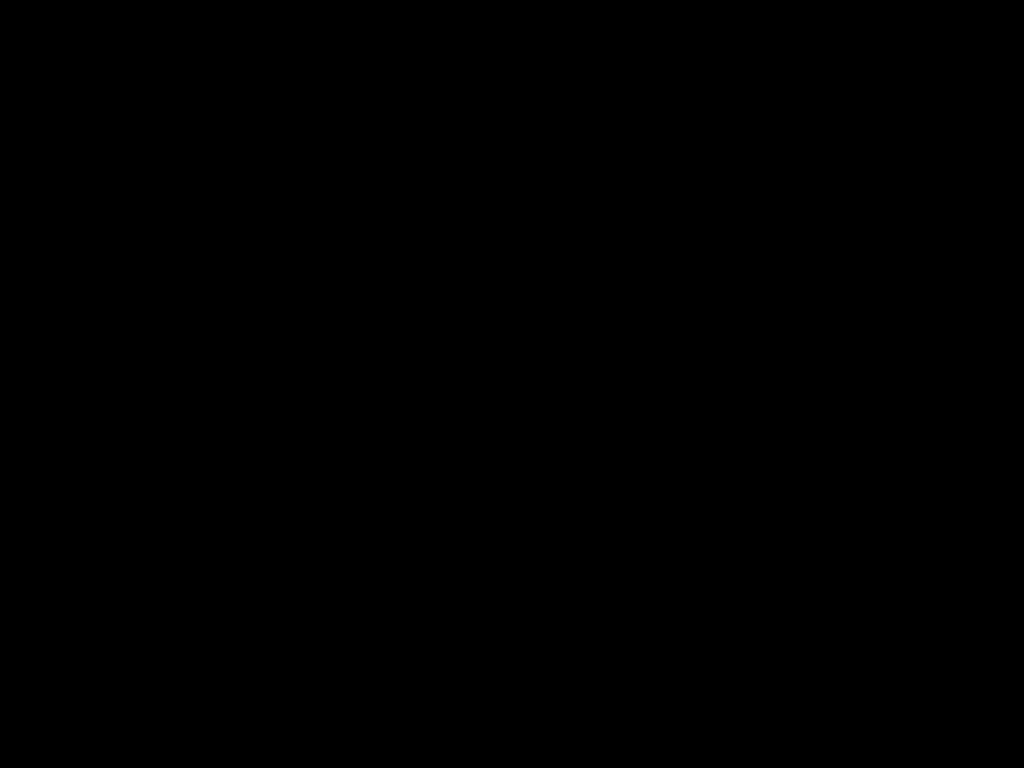
Frame 1 (no input)
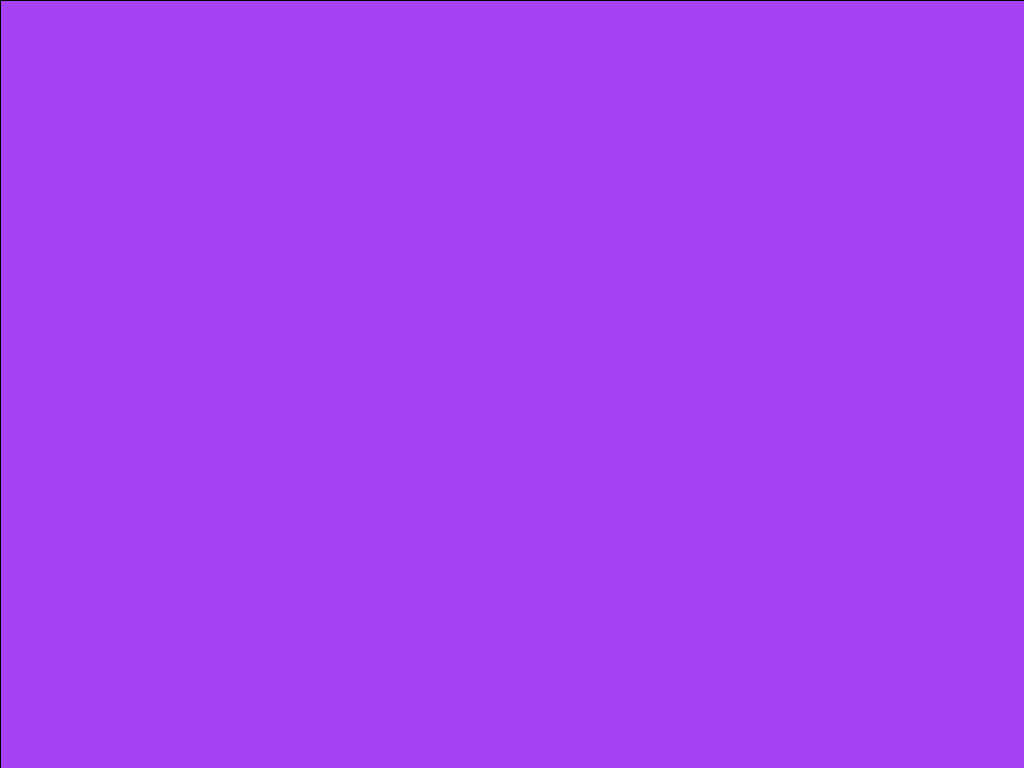
Frame 60 (the mouse pressed at the canvas centre just before this capture)
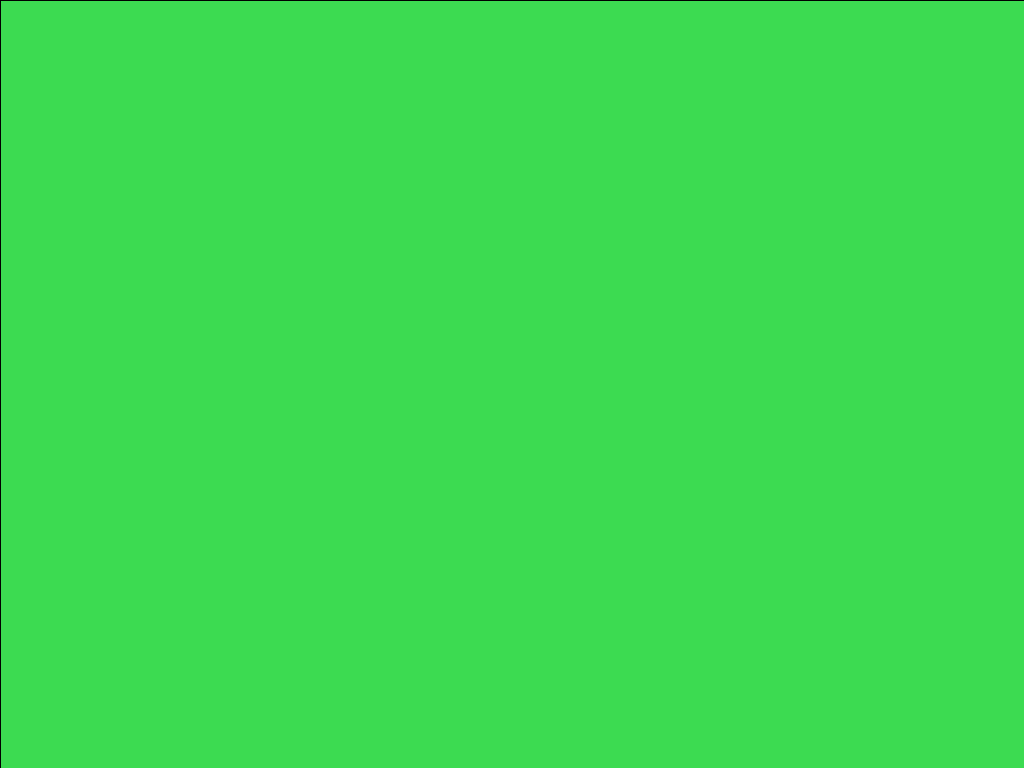
Frame 120 (the mouse held since frame 60 and released just before this capture)

The Processing sketch that drew these frames (run headless with seeded random() and noise(); from frame 60 on, the mouse is pressed at the canvas centre):

// Processing sketch: sketch_03_controle_de_tempo
// ── sketch_03_controle_de_tempo.pde
int r = 0;
int g = 0;
int b = 0;
float startTime = 0f;
float animTime = 0f;

void setup() {
  size(1024, 768);
  startTime = millis();
}

void draw() {
  float elapsedTime = (millis() - startTime) / 1000f;
  startTime = millis();
  background(0);
  update(elapsedTime);
  render();
}

void update(float et) {
  animTime += et;
  if (animTime > 1) {
    animTime = 0;
    r = int(random(256));
    g = int(random(256));
    b = int(random(256));
  }
}

void render() {
  fill(r, g, b);
  rect(0, 0, width, height);
}
